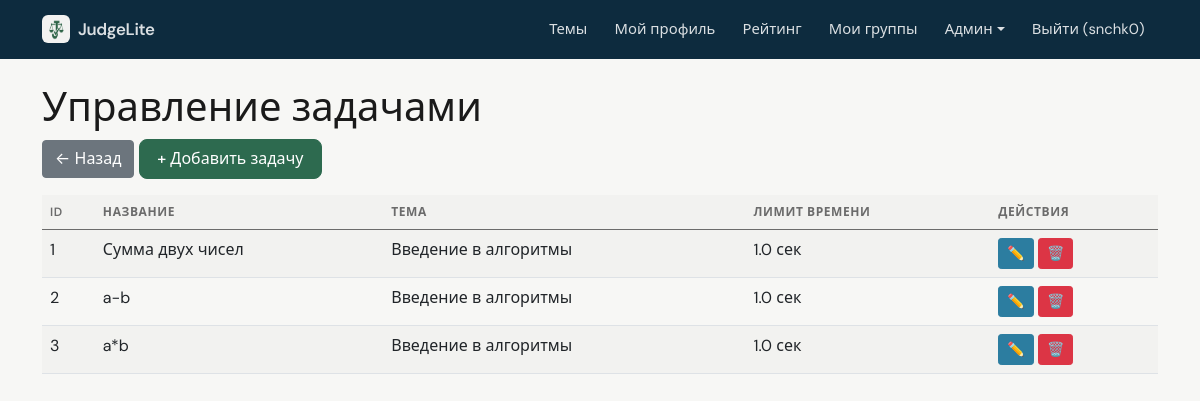
The page /admin/tasks (signed in) on the database its author committed.
### data/users.py (models this page shows, shortened)
class User(SqlAlchemyBase, UserMixin, SerializerMixin):
    __tablename__ = 'users'
    id = sqlalchemy.Column(sqlalchemy.Integer, primary_key=True, autoincrement=True)
    name = sqlalchemy.Column(sqlalchemy.String, nullable=True)
    about = sqlalchemy.Column(sqlalchemy.String, nullable=True)
    email = sqlalchemy.Column(sqlalchemy.String, index=True, unique=True, nullable=True)
    hashed_password = sqlalchemy.Column(sqlalchemy.String, nullable=True)
    created_date = sqlalchemy.Column(sqlalchemy.DateTime, default=datetime.datetime.now)
    is_admin = sqlalchemy.Column(sqlalchemy.Boolean, default=False)
    is_super_admin = sqlalchemy.Column(sqlalchemy.Boolean, default=False)
    avatar_filename = sqlalchemy.Column(sqlalchemy.String, nullable=True)  # новое поле
    submissions = orm.relationship("Submission", back_populates="user")

### data/tasks.py (models this page shows)
class Task(SqlAlchemyBase):
    __tablename__ = 'tasks'
    id = sqlalchemy.Column(sqlalchemy.Integer, primary_key=True, autoincrement=True)
    title = sqlalchemy.Column(sqlalchemy.String, nullable=False)
    description = sqlalchemy.Column(sqlalchemy.Text, nullable=False)
    input_example = sqlalchemy.Column(sqlalchemy.Text, nullable=True)
    output_example = sqlalchemy.Column(sqlalchemy.Text, nullable=True)
    tests_json = sqlalchemy.Column(sqlalchemy.Text, nullable=False)
    time_limit = sqlalchemy.Column(sqlalchemy.Float, default=2.0)
    memory_limit = sqlalchemy.Column(sqlalchemy.Integer, default=128)
    topic_id = sqlalchemy.Column(sqlalchemy.Integer, sqlalchemy.ForeignKey("topics.id"))
    topic = orm.relationship("Topic", back_populates="tasks")
    submissions = orm.relationship("Submission", back_populates="task")

### data/topics.py (models this page shows)
class Topic(SqlAlchemyBase):
    __tablename__ = 'topics'
    id = sqlalchemy.Column(sqlalchemy.Integer, primary_key=True, autoincrement=True)
    title = sqlalchemy.Column(sqlalchemy.String, nullable=False)
    description = sqlalchemy.Column(sqlalchemy.Text, nullable=True)
    order = sqlalchemy.Column(sqlalchemy.Integer, default=0)
    theory = sqlalchemy.Column(sqlalchemy.Text, nullable=True)
    created_by = sqlalchemy.Column(sqlalchemy.Integer, sqlalchemy.ForeignKey("users.id"), nullable=True)
    is_system = sqlalchemy.Column(sqlalchemy.Boolean, default=False)
    created_at = sqlalchemy.Column(sqlalchemy.DateTime, default=datetime.datetime.now)
    tasks = orm.relationship("Task", back_populates="topic")

### app.py (the view)
@app.route('/admin/tasks')
@super_admin_required
def admin_tasks():
    with db_session.session_scope() as session:
        tasks = session.query(Task).all()
        return render_template('admin/tasks.html', tasks=tasks)

### app.py (called while the page is built)
@login_manager.user_loader
def load_user(user_id):
    session = db_session.create_session()
    user = session.get(User, int(user_id))
    if user:
        _ = user.is_admin
        _ = user.is_super_admin
    session.close()
    return user

@app.context_processor
def inject_user():
    return dict(current_user=current_user)

### data/db_session.py (called while the page is built)
def create_session() -> Session:
    global __factory
    return __factory()

@contextmanager
def session_scope():
    session = create_session()
    try:
        yield session
        session.commit()
    except Exception:
        session.rollback()
        raise
    finally:
        session.close()

### utils/auth.py (called while the page is built)
def super_admin_required(f):
    @wraps(f)
    def decorated_function(*args, **kwargs):
        if not current_user.is_authenticated or not current_user.is_super_admin:
            flash('Доступ запрещён. Требуются права владельца.', 'danger')
            return redirect(url_for('index'))
        return f(*args, **kwargs)
    return decorated_function

### templates/admin/tasks.html
{% extends "admin/base.html" %}
{% block content %}
<h1>Управление задачами</h1>
<a href="{{ url_for('admin_dashboard') }}" class="btn btn-secondary mb-3">← Назад</a>
<a href="{{ url_for('add_task') }}" class="btn btn-primary mb-3">+ Добавить задачу</a>
<table class="table table-striped">
    <thead>
        <tr><th>ID</th><th>Название</th><th>Тема</th><th>Лимит времени</th><th>Действия</th></tr>
    </thead>
    <tbody>
        {% for task in tasks %}
        <tr>
            <td>{{ task.id }}</td>
            <td>{{ task.title }}</td>
            <td>{{ task.topic.title if task.topic else "—" }}</td>
            <td>{{ task.time_limit }} сек</td>
            <td>
                <a href="{{ url_for('edit_task', task_id=task.id) }}" class="btn btn-sm btn-info">✏️</a>
                <a href="{{ url_for('delete_task', task_id=task.id) }}" class="btn btn-sm btn-danger" onclick="return confirm('Удалить задачу?')">🗑️</a>
            </td>
        </tr>
        {% endfor %}
    </tbody>
</table>
{% endblock %}

### templates/base.html (shortened to what this page needs)
<!doctype html>
<html lang="ru">
<head>
    <link href="https://cdn.jsdelivr.net/npm/bootstrap@5.0.2/dist/css/bootstrap.min.css" rel="stylesheet">
    <link href="{{ url_for('static', filename='app.css') }}" rel="stylesheet">
</head>
<body class="app-body {% block body_class %}{% endblock %}">
    <nav class="navbar navbar-expand-lg app-navbar">
        <div class="container">
            <a class="navbar-brand d-flex align-items-center gap-2" href="{{ url_for('index') }}">
                <img src="{{ url_for('static', filename='judgelite-mark.png') }}" alt="" class="app-brand-mark" width="28" height="28">
                <span>JudgeLite</span>
            </a>
            <div class="collapse navbar-collapse" id="navbarNav">
                <ul class="navbar-nav ms-auto">
                    <li class="nav-item"><a class="nav-link" href="{{ url_for('topics_list') }}">Темы</a></li>
                    {% if current_user.is_authenticated %}
                        <li class="nav-item"><a class="nav-link" href="{{ url_for('profile') }}">Мой профиль</a></li>
                        <li class="nav-item"><a class="nav-link" href="{{ url_for('rating') }}">Рейтинг</a></li>
                        <li class="nav-item"><a class="nav-link" href="{{ url_for('my_groups') }}">Мои группы</a></li>
                        {% if current_user.is_admin %}
                            <li class="nav-item dropdown">
                                <a class="nav-link dropdown-toggle" href="#" id="adminDropdown" role="button" data-bs-toggle="dropdown">Админ</a>
                            </li>
                        {% endif %}
                        <li class="nav-item"><a class="nav-link" href="{{ url_for('logout') }}">Выйти ({{ current_user.name }})</a></li>
                    {% else %}
                        <li class="nav-item"><a class="nav-link" href="{{ url_for('login') }}">Войти</a></li>
                        <li class="nav-item"><a class="nav-link" href="{{ url_for('register') }}">Регистрация</a></li>
                    {% endif %}
                </ul>
            </div>
        </div>
    </nav>
    <div class="container mt-4" style="padding-bottom: 80px;">
        {% block content %}{% endblock %}
    </div>
</body>
</html>

### static/app.css (style rules this page uses)
:root { --app-bg: #f7f7f5; --app-surface: #ffffff; --app-text: #1a1a1a; --app-muted: #6b6b6b; --app-border: #e8e8e6; --app-accent: #2d6a4f; --app-accent-hover: #1b4332; --app-radius: 10px; --app-font: "DM Sans", system-ui, -apple-system, "Segoe UI", Roboto, sans-serif; --chart-grid: rgba(0, 0, 0, 0.06); --chart-muted: #6b6b6b; --chart-donut-border: #ffffff; }
.app-brand-mark { border-radius: 6px; flex-shrink: 0; }
.app-body { font-family: var(--app-font); background-color: var(--app-bg); color: var(--app-text); min-height: 100vh; -webkit-font-smoothing: antialiased; }
.app-body .container.mt-4 { padding-bottom: 5rem !important; }
.app-navbar { background: var(--app-surface) !important; border-bottom: 1px solid var(--app-border) !important; padding-top: 0.65rem; padding-bottom: 0.65rem; }
.app-navbar .navbar-brand { font-weight: 600; letter-spacing: -0.02em; color: var(--app-text) !important; font-size: 1.05rem; }
.app-navbar .nav-link { color: var(--app-muted) !important; font-size: 0.925rem; padding: 0.5rem 0.85rem !important; border-radius: 6px; transition: color 0.15s ease, background 0.15s ease; }
.app-body .table { margin-bottom: 0; }
.app-body .table thead th { font-size: 0.75rem; text-transform: uppercase; letter-spacing: 0.05em; color: var(--app-muted); font-weight: 600; border-bottom-width: 1px; background: rgba(0, 0, 0, 0.02); }
.app-body .table-striped > tbody > tr:nth-of-type(odd) > * { --bs-table-accent-bg: rgba(0, 0, 0, 0.02); }
.app-body .btn-primary { background-color: var(--app-accent); border-color: var(--app-accent); font-weight: 500; border-radius: 8px; padding: 0.45rem 1.1rem; }
.admin-mode .app-navbar { background: #0d2b3e !important; border-bottom: none !important; }
.admin-mode .app-navbar .navbar-brand, .admin-mode .app-navbar .nav-link { color: rgba(255, 255, 255, 0.85) !important; }

### templates/admin/base.html (style rules this page uses)
.btn-primary { background-color: #1e4a76; border-color: #1e4a76; }
.btn-info { background-color: #2c7da0; border-color: #2c7da0; }
.table { --bs-table-striped-bg: #e9ecef; }
body { background-color: #f4f6f8; }

### rows shown on the page
User: name "snchk0"
Task: id "1", title "Сумма двух чисел", topic "Введение в алгоритмы", time_limit "1.0"
Task: id "2", title "a-b", topic "Введение в алгоритмы", time_limit "1.0"
Task: id "3", title "a*b", topic "Введение в алгоритмы", time_limit "1.0"
